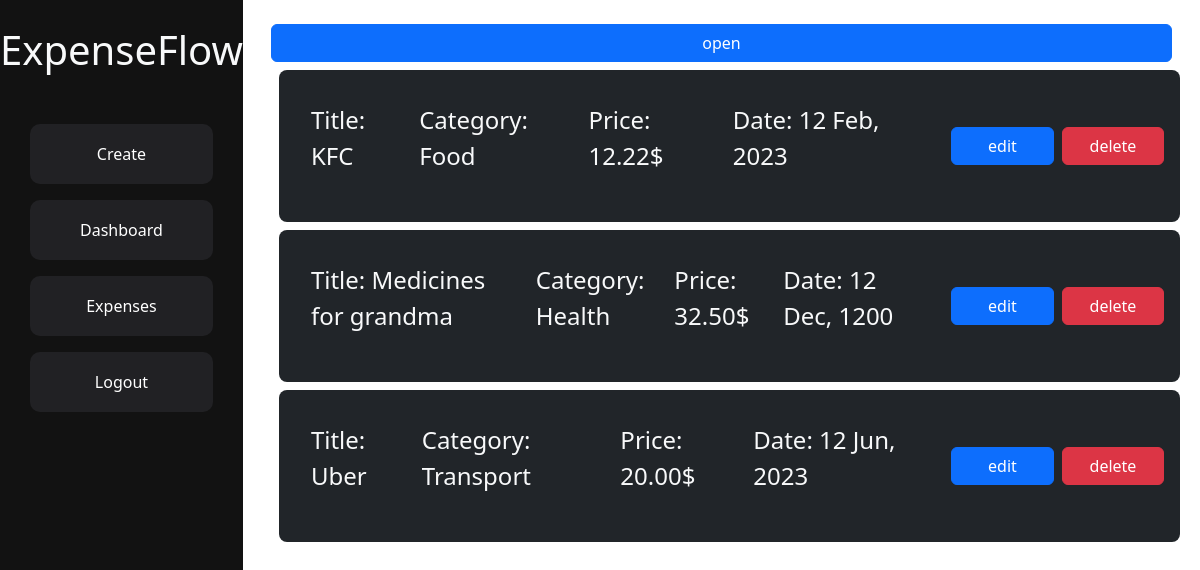
The app's page /expense/list/ (signed in), older data.
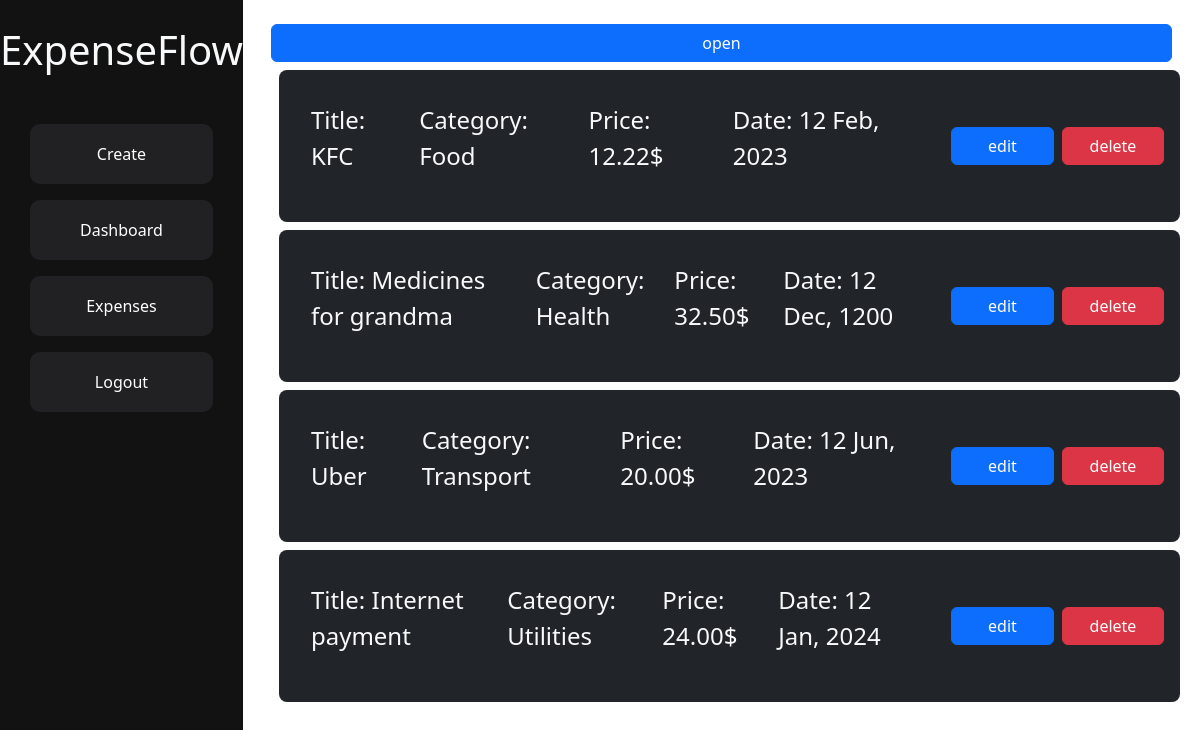
The same page, newer data.
### app/models.py (models this page shows, shortened)
class Expense(models.Model):
    user = models.ForeignKey(User, on_delete=models.CASCADE)
    category = models.ForeignKey(Category, on_delete=models.CASCADE)
    title = models.CharField(max_length=100)
    price = models.DecimalField(max_digits=8, decimal_places=2)
    expense_date = models.DateField()
    created_date = models.DateTimeField(auto_now_add=True)

class Category(models.Model):
    name = models.CharField(max_length=100)
    def __str__(self):
        return self.name

### app/views.py (the view)
# urls.py: path('expense/list/', ExpenseListView.as_view(), name='expense-list'),
class ExpenseListView(ListView):
    model = Expense
    template_name = 'expense_list.html'
    def get_queryset(self):
        qs = self.model.objects.filter(user=self.request.user)
        expense_filtered = ExpenseFilter(self.request.GET, queryset=qs)
        return expense_filtered.qs
    def get_context_data(self, **kwargs: Any) -> dict[str, Any]:
        context = super().get_context_data(**kwargs)
        context['expense_filtered'] = ExpenseFilter(
            self.request.GET, queryset=self.get_queryset())
        return context

### app/templates/expense_list.html (shortened to what this page needs)
{% extends 'base.html' %}
{% load static %}
{% load crispy_forms_tags %}
{% block content %}
<div class="container p-3">
    <button type="button" class="btn btn-primary w-100 mt-2" id="open-button">open</button>
    {% for object in object_list %}
    <div class="p-3 h-75 w-100 d-flex bg-dark text-light rounded-3  gap-3 justify-content-between m-2  align-items-center ">
            <div class="h-100 w-75 d-flex gap-3 justify-content-start align-items-center p-3">
                <p class="fs-4">Title: {{object.title}}</p>
                <p class="fs-4">Category: {{object.category.name}}</p>
                <p class="fs-4">Price: {{object.price}}$</p>
                <p class="fs-4">Date: {{object.expense_date|date:"d M, Y" }}</p>
            </div>
            <div class="w-25 h-100 justify-content-end d-flex align-items-center gap-2">
                    <a href="{% url 'expense-edit' pk=object.id %}" class=" w-50 h-25 btn-primary btn">edit</a>
                <form class="w-50" method="POST" action="{% url 'expense-delete' pk=object.id %}">
                    <button class=" w-100 h-25 btn-danger btn" value="Confirm">delete</button>
                </form>
            </div>
        </div>
    {% endfor %}
</div>
{% endblock %}

Row changes from the older to the newer data that the page shows:
added Expense: title "Internet payment", category.name "Utilities", price "24.00", expense_date "12 Jan, 2024"
